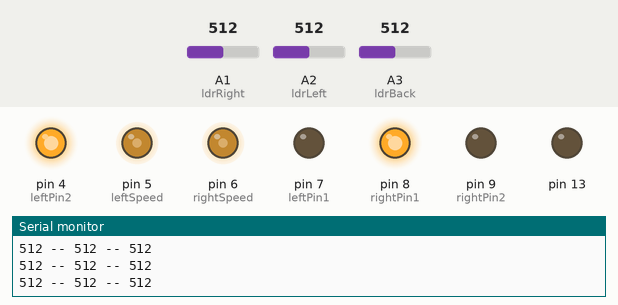
Bench run of a sketch on a simulated Arduino Uno, built with avr-gcc and run on an emulated ATmega328P. On the bench: output pins drawn as LEDs (lit = HIGH), the last lines printed to the serial monitor. Inputs (shaded band) come from the test bench; at power-on: A1 (ldrRight) = 512, A2 (ldrLeft) = 512, A3 (ldrBack) = 512.

Above: at 11.3 s.
11.4 s: A1 (ldrRight) set to 511
At 11.8 s:
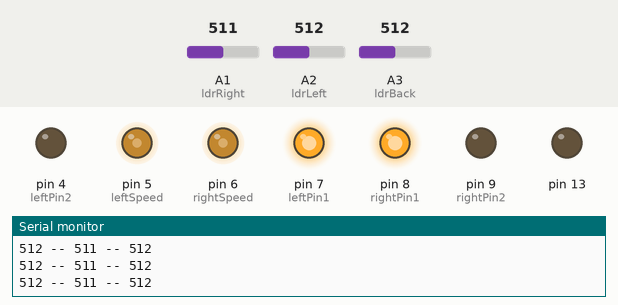
12.9 s: A2 (ldrLeft) set to 483
At 14.1 s:
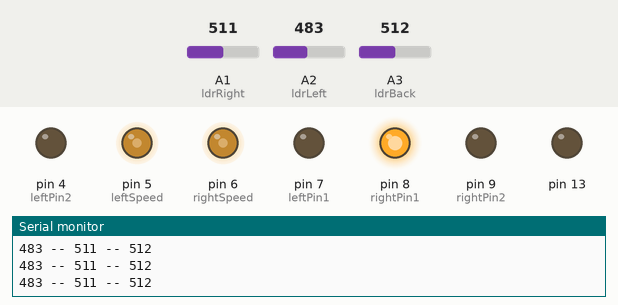
14.4 s: A1 (ldrRight) set to 0
At 15.6 s:
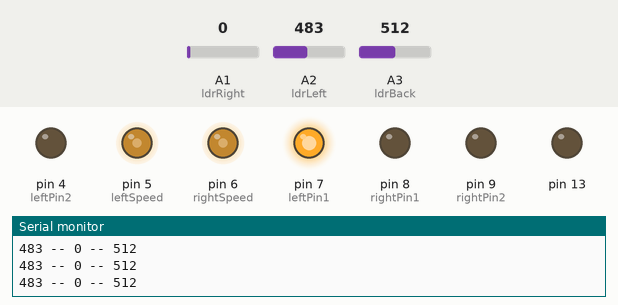
15.9 s: A3 (ldrBack) set to 0
At 17.0 s:
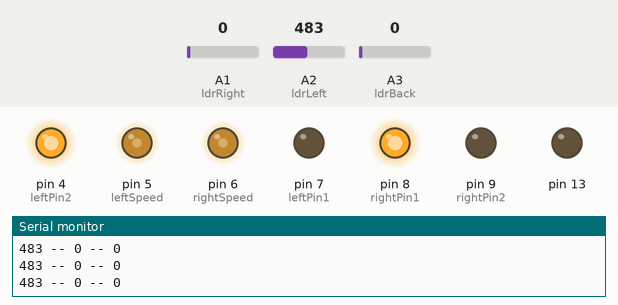
18.9 s: A3 (ldrBack) set to 122
At 19.8 s:
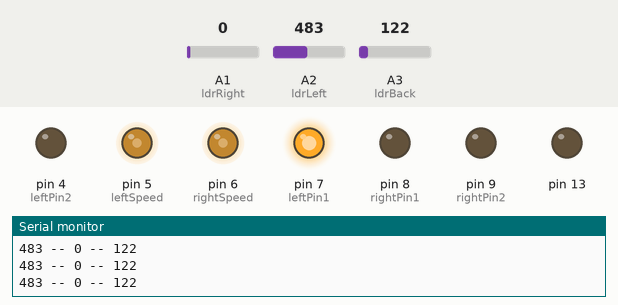
20.4 s: A2 (ldrLeft) set to 11
21.9 s: A2 (ldrLeft) set to 8
At 23.2 s:
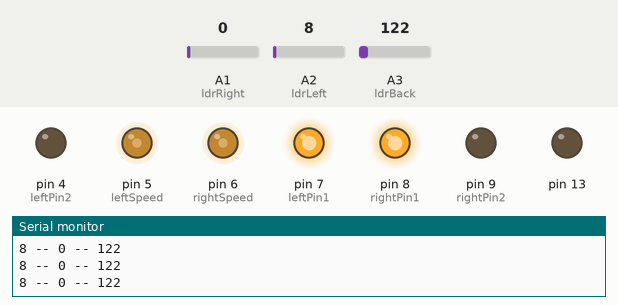
Timing chart, 0 to 24.4 s (numbered marks = the images above; inputs shaded):
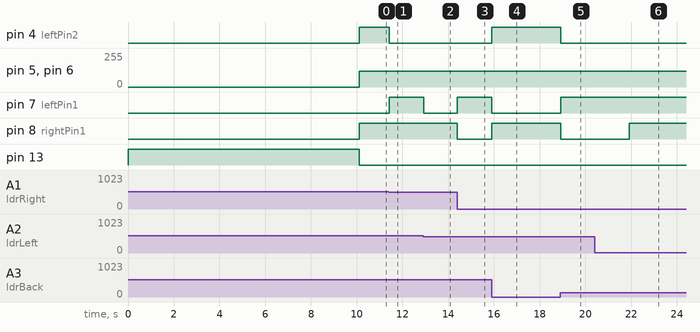

Measured:
- the behaviour switches between 512 and 511 on A1 (ldrRight) (found by bisection; images 0 and 1)
- the behaviour switches between 502 and 501 on A2 (ldrLeft) (found by bisection; images 1 and 2)
- the behaviour switches between 10 and 9 on A2 (ldrLeft) (found by bisection; images 5 and 6)
- after the input at 11.4 s, pin 4 (leftPin2): HIGH → LOW at once; pin 7 (leftPin1): LOW → HIGH at once
- after the input at 12.9 s, pin 7 (leftPin1): HIGH → LOW at once
- after the input at 14.4 s, pin 7 (leftPin1): LOW → HIGH at once; pin 8 (rightPin1): HIGH → LOW at once
- after the input at 15.9 s, pin 4 (leftPin2), pin 8 (rightPin1): LOW → HIGH at once; pin 7 (leftPin1): HIGH → LOW at once
- after the input at 18.9 s, pin 4 (leftPin2), pin 8 (rightPin1): HIGH → LOW at once; pin 7 (leftPin1): LOW → HIGH at once
- after the input at 21.9 s, pin 8 (rightPin1): LOW → HIGH at once

The sketch:

11_light.ino
```cpp
const int leftPin1 = 7; //BIN1连接引脚7
const int leftPin2 = 4; //BIN2连接引脚8
const int rightPin1 = 8; //AIN1连接引脚8
const int rightPin2 = 9; //AIN2连接引脚9
const int leftSpeed = 5; //PWB连接引脚5
const int rightSpeed = 6; //PWA连接引脚6
const int speedPWM = 120; //设置小车运行的初始速度

const int ldrLeft = A2;  // 左侧光敏电阻连接引脚
const int ldrRight = A1; // 右侧光敏电阻连接引脚
const int ldrBack = A3;  // 后方光敏电阻连接引脚
const int scope = 10;  // 左右光敏电阻的容许的偏差

int rangeLeft = 1023, rangeRight = 1023, rangeBack = 1023; // 记录光敏电阻的标定值
int leftValue, rightValue, backValue;  // 三个光敏电阻的返回值


void setup() {
  Serial.begin(9600);
  pinMode(leftPin1, OUTPUT);
  pinMode(leftPin2, OUTPUT);
  pinMode(rightPin1, OUTPUT);
  pinMode(rightPin2, OUTPUT);
  pinMode(13, OUTPUT);
  digitalWrite(13, HIGH);
  for (int i = 0; i <= 200; i++) {
    leftValue = analogRead(ldrLeft);
    rightValue = analogRead(ldrRight);
    backValue = analogRead(ldrBack);
    rangeLeft = (leftValue < rangeLeft) ? leftValue : rangeLeft;
    rangeRight = (rightValue < rangeRight) ? rightValue : rangeRight;
    rangeBack = (backValue < rangeBack) ? backValue : rangeBack;
    delay(50);
  }
  digitalWrite(13, LOW);

  Serial.println(String() + rangeLeft + " -- " + rangeRight + " -- " + rangeBack);
  int minValue;
  minValue = min(rangeLeft, rangeRight);
  minValue = min(minValue, rangeBack);
  rangeLeft -= minValue;
  rangeRight -= minValue;
  rangeBack -= minValue;
  Serial.println(String() + rangeLeft + " -- " + rangeRight + " -- " + rangeBack);

}

void loop() {
  lightTrack();
}
//******************************
//  功能：巡光模式
//  参数：无
//*******************************
void lightTrack() {
  int carDirect;
  analogWrite(leftSpeed, speedPWM); //❷设定左侧电机的速度
  analogWrite(rightSpeed, speedPWM); //❷设定右侧电机的速度
  // 分别读取光敏电阻的值，减去各自的标定值
  leftValue = analogRead(ldrLeft) - rangeLeft;
  rightValue = analogRead(ldrRight) - rangeRight;
  backValue = analogRead(ldrBack) - rangeBack;
  Serial.println(String() + leftValue + " -- " + rightValue + " -- " + backValue);
  //  delay(100);

  carDirect = min(leftValue, rightValue); // 取左右两侧光敏电阻最小值
  if (carDirect < backValue) {   // 小于后侧，表明小车迎着光源。
    if (abs(leftValue - rightValue) < scope) {  // 左右两侧的差值小于设定的容许值，光源在前方
      forward();   // 前进
    }
    else if (leftValue > rightValue) {    // 光源在右侧
      turnRight();  // 右转
      delay(10);
    }
    else {
      turnLeft();  // 左转
      delay(10);
    }
  }
  else {  // 小车背对光源
    rotateLeft();   // 原地左转
    delay(10);
  }
}

//===============
// 前进
//===============
void forward() {
  digitalWrite(leftPin1, 1);
  digitalWrite(leftPin2, 0);
  digitalWrite(rightPin1, 1);
  digitalWrite(rightPin2, 0);
}
//===============
// 后退
//===============
void backward() {
  digitalWrite(leftPin1, 0);
  digitalWrite(leftPin2, 1);
  digitalWrite(rightPin1, 0);
  digitalWrite(rightPin2, 1);
}
//===============
// 左转
//===============
void turnLeft() {
  digitalWrite(leftPin1, 0);
  digitalWrite(leftPin2, 0);
  digitalWrite(rightPin1, 1);
  digitalWrite(rightPin2, 0);
}
//===============
// 右转
//===============
void turnRight() {
  digitalWrite(leftPin1, 1);
  digitalWrite(leftPin2, 0);
  digitalWrite(rightPin1, 0);
  digitalWrite(rightPin2, 0);
}
//===============
// 原地左转
//===============
void rotateLeft() {
  digitalWrite(leftPin1, 0);
  digitalWrite(leftPin2, 1);
  digitalWrite(rightPin1, 1);
  digitalWrite(rightPin2, 0);
}
//===============
// 原地右转
//===============
void rotateRight() {
  digitalWrite(leftPin1, 1);
  digitalWrite(leftPin2, 0);
  digitalWrite(rightPin1, 0);
  digitalWrite(rightPin2, 1);
}
//===============
// 停止
//===============
void pause() {
  digitalWrite(leftPin1, 0);
  digitalWrite(leftPin2, 0);
  digitalWrite(rightPin1, 0);
  digitalWrite(rightPin2, 0);
}
```
